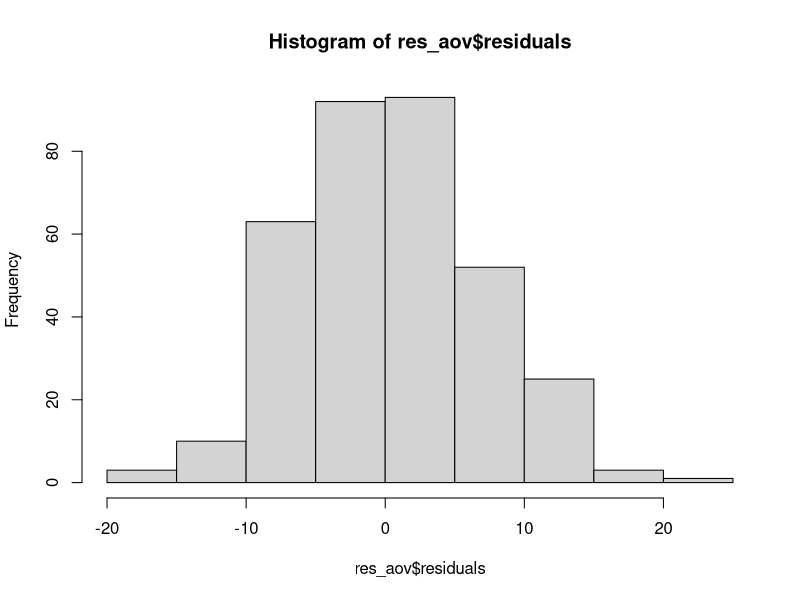
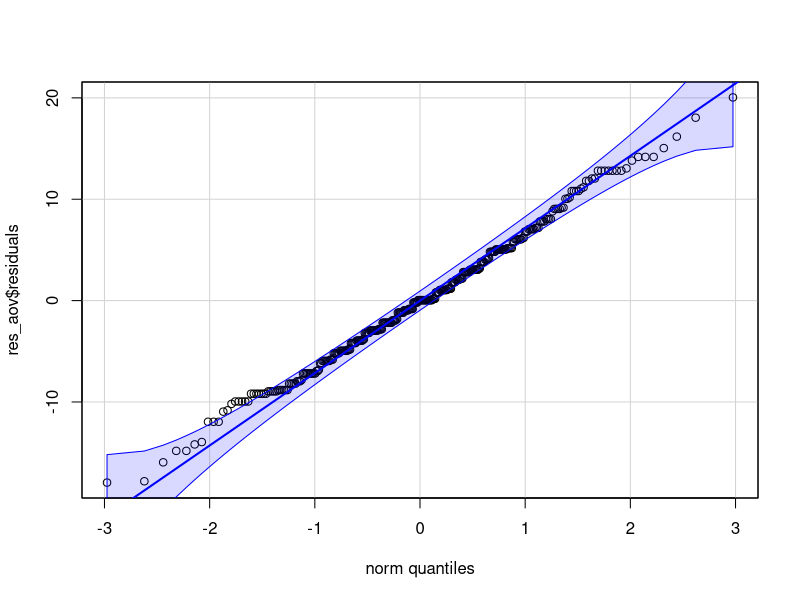
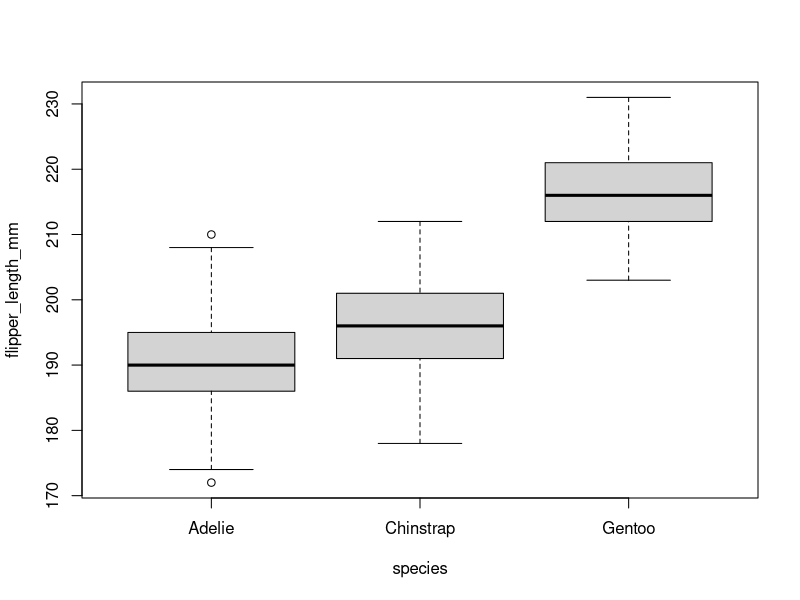

Generate these figures, in order, with R:
install.packages("palmerpenguins")
library(palmerpenguins)

library(tidyverse)
peg <- penguins
head(peg)

aov(flipper_length_mm ~ species,
    data = peg)

oneway.test(flipper_length_mm ~ species,
    data = peg)

res_aov <- aov(flipper_length_mm ~ species,
               data = peg)
res_aov

hist(res_aov$residuals)

library(car)
qqPlot(res_aov$residuals,
       id = FALSE # id = FALSE to remove point identification
)
shapiro.test(res_aov$residuals)

boxplot(flipper_length_mm ~ species,
        data = peg
)

aggregate(flipper_length_mm ~ species,
          data = peg,
          function(x) round(c(mean = mean(x), sd = sd(x)), 2)
)
